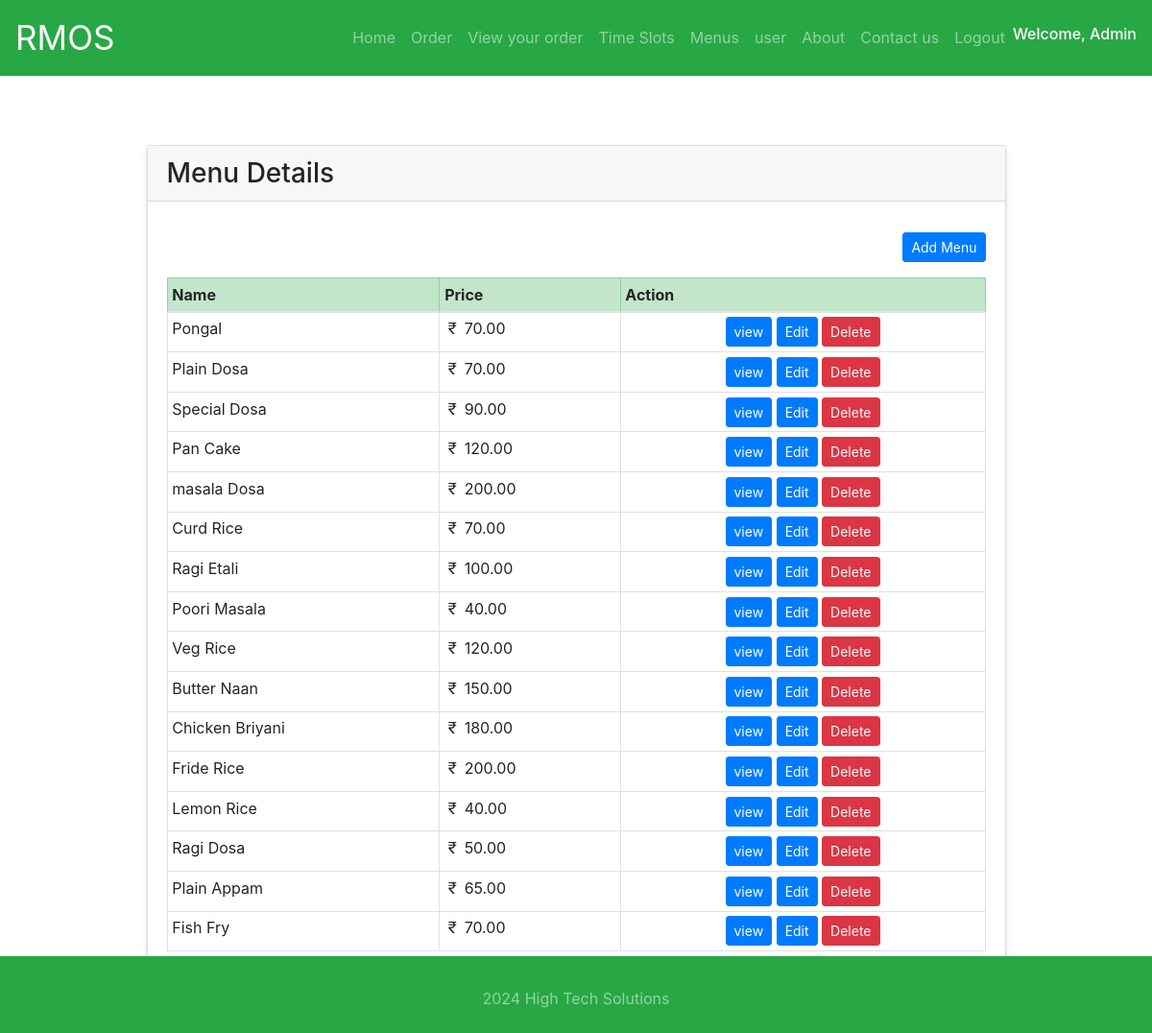
Page /menus (signed in) on the committed database.
### tables this page shows
CREATE TABLE menus (
    id INTEGER PRIMARY KEY AUTOINCREMENT,
    menu_code varchar(20) NOT NULL UNIQUE,
    menu_name varchar(100) NOT NULL,
    menu_price real NOT NULL,
    menu_description TEXT NOT NULL
);

### rmos.py (the view)
@app.route('/menus')
def list_menus():
    if 'logged_in' not in session:
        return render_template('loginForm.html')
    db = get_db_connection()
    result_data = db.execute('SELECT * FROM menus').fetchall()
    db.close()
    return render_template('menu/menus.html', menus=result_data)

### rmos.py (called while the page is built)
def create_db_file(dbname):
    if os.path.isfile(dbname):
        return
    f=open(dbname, "x")

def get_db_connection():
    create_db_file(DATABASE)
    conn = sqlite3.connect(DATABASE)
    conn.row_factory = sqlite3.Row
    return conn

@app.template_filter('format_decimal')
def format_decimal(value):
    return '{:.2f}'.format(value)

### templates/menu/menus.html (shortened to what this page needs)
{% extends "base.html" %}
{% block content %}
<div class="container mt-5">
  <div class="row justify-content-center">
    <div class="col-md-10">
      <div class="card raised-table">
        <h3 class="card-header">
          Menu Details
        </h3>
        <div class="card-body">
          <div class=" table table-responsive-sm">
            <p style="text-align: right;"><a href="{{url_for('open_new_menu')}}" class="btn btn-primary btn-sm">Add Menu</a></p>
            <table class="table table-sm table-bordered thead-primary">
                <thead class="table-success">
                    <tr>
                        <th>Name</th>
                        <th>Price</th>
                        <th>Action</th>
                    </tr>
                </thead>
                {% for menu in menus %}
                <tr>
                    <td>{{ menu.menu_name }}</td>
                    <td><i class="bi bi-currency-rupee"></i> {{ menu.menu_price|format_decimal }}</td>
                    <td style="text-align: center;"><a href="{{ url_for('open_view_menu', id=menu.id) }}" class="btn btn-primary btn-sm">view</a>
                      <a href="{{ url_for('open_edit_menu', id=menu.id) }}" class="btn btn-primary btn-sm">Edit</a>
                        <a href="{{ url_for('delete_menu', id=menu.id) }}" class="btn btn-danger btn-sm" onclick="return confirm('Are you sure you want to delete?')">Delete</a>
                    </td>
                </tr>
                {% else %}<tr>
                    <td colspan="4">No records found</td>
                </tr>
                {% endfor %}
            </table>
        </div>
        </div>
      </div>
    </div>
  </div>
</div>
{% endblock %}

### templates/base.html (shortened to what this page needs)
<!DOCTYPE html>
<html lang="en">
<head>
    <link rel="stylesheet" href="https://cdn.jsdelivr.net/npm/bootstrap@4.6.2/dist/css/bootstrap.min.css">
    <link rel="stylesheet" href="https://cdn.jsdelivr.net/npm/bootstrap-icons@1.11.3/font/bootstrap-icons.min.css">
</head>
<body>
    </head>
    <body>
        <header>
            <div class="container-fluid" style="padding-left: 0px;padding-right: 0px; padding-top: 0px;">
                <nav class="navbar navbar-expand-lg navbar-dark bg-success">
                    <a class="navbar-brand">RMOS</a>
                    <div class="collapse navbar-collapse" id="collapsibleNavbar">
                        <ul class="navbar-nav ml-auto">
                            <li class="nav-item">
                                <a class="nav-link" href="/">Home</a>
                            </li>
                            <li class="nav-item">
                                <a class="nav-link" href="{{url_for('list_menus_for_order')}}">Order</a>
                            </li>
                            <li class="nav-item">
                                <a class="nav-link" href="{{url_for('open_search_order')}}">View your order</a>
                            </li>
                            {% if 'username' in session %}
                            <li class="nav-item">
                                <a class="nav-link" href="{{url_for('list_timeslots')}}">Time Slots</a>
                            </li>
                            <li class="nav-item">
                                <a class="nav-link" href="{{ url_for('list_menus') }}">Menus</a>
                            </li>
                            <li class="nav-item">
                                <a class="nav-link" href="{{ url_for('list_users') }}">user</a>
                            </li>
                            {% endif %}
                            <li class="nav-item">
                                <a class="nav-link" href="{{ url_for('list_about') }}">About</a>
                            </li>
                            <li class="nav-item">
                                <a class="nav-link" href="{{ url_for('list_contact') }}">Contact us</a>
                            </li>
                            {% if 'username' in session %}
                            <li class="nav-item">
                                <a class="nav-link" href="{{ url_for('logout') }}">Logout</a>
                            </li>
                            {% else %}
                            <li class="nav-item">
                                <a class="nav-link" href="{{ url_for('login') }}">Login</a>
                            </li>
                            {% endif %}
                            {% if 'username' in session %}
                            <li class="nav-item">
                                <span class="navbar-text h6 text-white">Welcome, {{session['username']}}</span>
                            </li>
                            {% endif %}
                        </ul>
                    </div>
                </nav>
        </header>
        <main>
            <br>
            <div class="container">
                {% block content %}
                {% endblock %}
                <br><br>
            </div>
        </main>
        <footer class="text-center fixed-bottom bg-success pb-0 text-white-50 flex-shrink-0 py-2">
            <br>
            <div class="bg-success" style="padding-bottom: 0px;">
                <p>2024 High Tech Solutions</p>
            </div>
        </footer>
    </body>
</html>

### templates/base.html (style rules this page uses)
html, body { height: 100%; width: 100%; margin: 0; padding: 0; padding-bottom: 0px; }
table { border-collapse: collapse; }
footer { position: fixed; bottom: 0; padding: 0px; text-align: center; width: 100%; }
.raised-table { box-shadow: 0 4px 6px rgba(0, 0, 0, 0.1), 0 1px 3px rgba(0, 0, 0, 0.08); }
.navbar-brand { font-size: 35px; }
.navbar-nav { display: flex; align-items: center; }

### rows in the picture
menus: menu_name "Pongal", menu_price "70.00"
menus: menu_name "Plain Dosa", menu_price "70.00"
menus: menu_name "Special Dosa", menu_price "90.00"
menus: menu_name "Pan Cake", menu_price "120.00"
menus: menu_name "masala Dosa", menu_price "200.00"
menus: menu_name "Curd Rice", menu_price "70.00"
menus: menu_name "Ragi Etali", menu_price "100.00"
menus: menu_name "Poori Masala", menu_price "40.00"
menus: menu_name "Veg Rice", menu_price "120.00"
menus: menu_name "Butter Naan", menu_price "150.00"
menus: menu_name "Chicken Briyani", menu_price "180.00"
menus: menu_name "Fride Rice", menu_price "200.00"
menus: menu_name "Lemon Rice", menu_price "40.00"
menus: menu_name "Ragi Dosa", menu_price "50.00"
menus: menu_name "Plain Appam", menu_price "65.00"
menus: menu_name "Fish Fry", menu_price "70.00"

### other values in the picture
{{ session['username'] }} "Admin"
